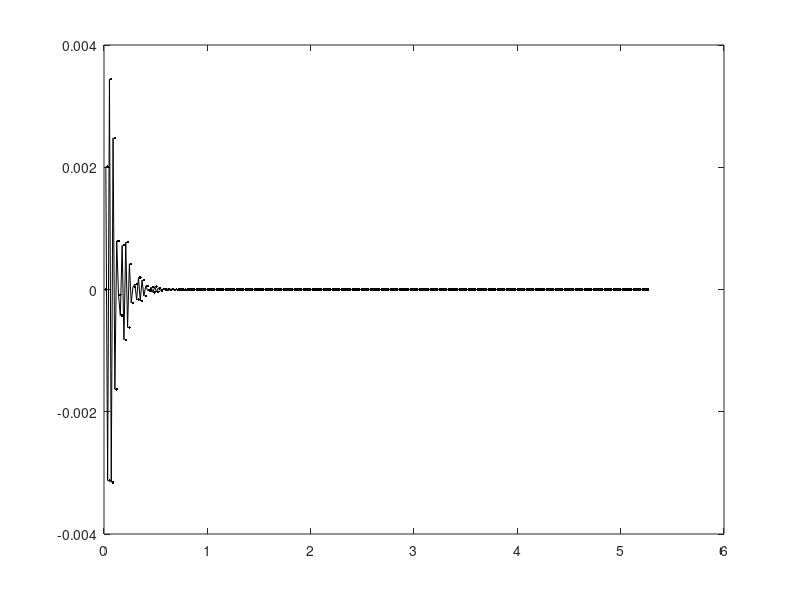
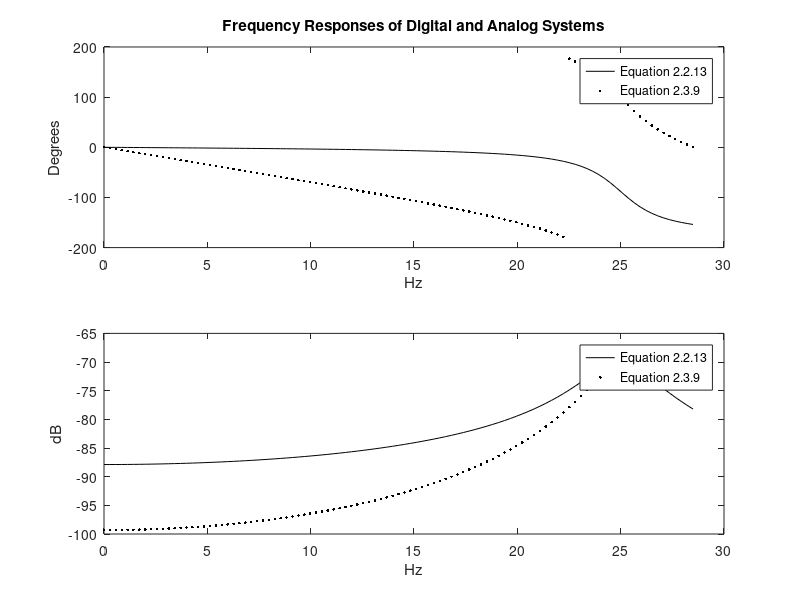

Recreate these plots in MATLAB, in order.
% response of simple conjugate pole pair

j=sqrt(-1);
fs=57;
T=1./fs;

fp1=25;
sigp1=-10;

% 1 conjg poles pair
sp1=sigp1+j.*2.*pi.*fp1;
sp1c=sigp1-j.*2.*pi.*fp1;

zp1=exp(sp1.*T);
zp1c=exp(sp1c.*T);

zscale=(zp1-zp1c)/(sp1-sp1c); % eqn 2.3.8
% impulse responses

As = 1 ./ (sp1-sp1c);
Az = 1 ./ (zp1-zp1c); 

n=1:300;
ta=n.*T;
hs=As.*exp(sp1.*n.*T)-As.*exp(sp1c.*n.*T);
hz=zscale.*( Az*(zp1.^(n-1))-Az.*(zp1c.^(n-1)) );

figure(1);
plot(ta,real(hz),'k.');
hold
plot(ta,real(hs),'k');
hold;

% system frequency responses

ifs=0:fs/200:fs/2;
s=0+j.*2.*pi.*ifs;
z=exp(s.*T);

hw=( 1./(sp1-sp1c) ).*( 1./(s-sp1) - 1./(s-sp1c) );  % eqn 2.2.13
hwzc= T.*( (zp1-zp1c)./(sp1-sp1c) ).*( 1./((z-zp1).*(z-zp1c)) ); % eqn 2.3.9
% note: multiply hwzc by z and they match, due to delay in digital system

figure(2);
subplot(2,1,1),plot(ifs,57.296.*(angle(hw)),'k',ifs,(180./pi).*(angle(hwzc)),'k.');
ylabel('Degrees');
xlabel('Hz');
legend('Equation 2.2.13','Equation 2.3.9');
title('Frequency Responses of Digital and Analog Systems');

subplot(2,1,2),plot(ifs,20.*log10(abs(hw)),'k',ifs,20.*log10(abs(hwzc)),'k.');
ylabel('dB');
xlabel('Hz');
legend('Equation 2.2.13','Equation 2.3.9');
